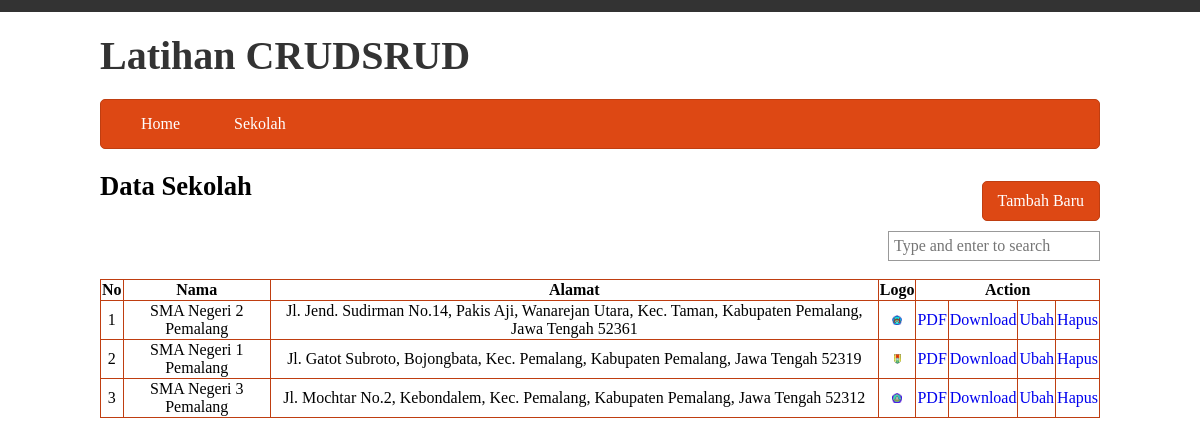
The page /index.php?p=sekolah on the database its author committed.
### tables this page shows
CREATE TABLE `sekolah` (
  `id` int(11) NOT NULL,
  `nama` varchar(255) NOT NULL,
  `alamat` text NOT NULL,
  `logo` varchar(255) NOT NULL
);

### conf.php (called while the page is built, shortened)
<?php
function get($val){
	return isset($_GET[$val])?htmlspecialchars($_GET[$val]):null;
	}
function inc($val){
	include file_exists($val.'.php')?$val.'.php':'nofile.php';
	}
?>

### library.php (called while the page is built, shortened)
<?php
class Library
{
    public function __construct()
    {
        $host = "localhost";
        $dbname = "crud_pdo";
        $username = "root";
        $password = "";
        $this->koneksi = new PDO("mysql:host={$host};dbname={$dbname}", $username, $password);
    }
    public function show()
    {
        $query = $this->koneksi->prepare("SELECT * FROM sekolah");
        $query->execute();
        $data = $query->fetchAll();
        return $data;
    }
}
?>

### tampilan/sekolah/all.php (the view, shortened to what this page needs)
<?php
	$lib = new Library();
	$data = $lib->show();
?>
<a class="btn pull-right" href="index.php?p=sekolah&m=add">Tambah Baru</a>
<h2>Data Sekolah</h2>
<div style="clear:both;width:200px;margin-right:12px;"
class="pull-right">
	<form action="index.php?p=sekolah&m=search">
		<input autocomplete="off" type="text" name="q" placeHolder="Type and enter to search" value="<?php echo (get("q"));?>">
	</form>
</div>
<div style="clear:both">&nbsp;
</div>
<table class="data">
	<thead>
	<tr>
		<th>No</th>
		<th>Nama</th>
		<th>Alamat</th>
		<th>Logo</th>
		<th colspan="4">Action</th>
	</tr>
	</thead>
	<tbody>
	<?php
	$i = 1;
	foreach ($data as $key) {
	?>
	<tr>
		<td>
		<?php echo $i;?></td>
		<td><?php echo $key['nama'];?></td>
		<td><?php echo $key['alamat'];?></td>
		<td><img class="img-mini" src="assets/foto/<?php echo $key['logo'];?>"></td>
		<td><a target="_blank" href="proses/sekolah/pdf.php?id=<?php echo $key['id'];?>">PDF</a></td>
		<td><a href="proses/sekolah/download.php?id=<?php echo $key['id'];?>">Download</a></td>
		<td><a href="index.php?p=sekolah&m=edit&id=<?php echo $key['id'];?>">Ubah</a></td>
		<td><a onclick="return confirm('Hapus Data<?php echo $key['nama'];?>')" <a href="proses/sekolah/hapus.php?id=<?php echo
		$key['id'];?>">Hapus</a>
		</td>
	</tr>
	<?php
	$i++; }
	?>
	</tbody>
</table>

### index.php (shortened to what this page needs)
<?php
	include 'library.php';
	include 'conf.php';
?>
<!DOCTYPE html>
<html>
<head>
	<link rel="stylesheet" type="text/css"
	href="assets/css/css.css">
</head>
<body>
	<div class="top-gray"></div>
	<div class="header">
		<div class="big-logo">Latihan CRUDSRUD</div>
		<?php include 'menu.php';?>
	</div>
	<div class="content"><div class="container">
	<?php
	if(!is_null(get('p'))){
	switch (get('p')) {
		case 'sekolah':
			switch (get('m')) {
			default:
				inc('tampilan/sekolah/all');
				break;
			}
			break;
			}
			}else{ inc('home'); } ?>
		</div></div>
</body>
</html>

### menu.php
<div class="menu">
<ul>
	<li><a href="index.php?p=home">Home</a></li>
	<li><a href="index.php?p=sekolah">Sekolah</a></li>
</ul>
</div>

### assets/css/css.css (style rules this page uses)
* { outline: none; }
body { margin: 0; font-family: Candara; }
a { text-decoration: none; }
h2 { font-size: 20pt; }
.top-gray { width:100%; height: 12px; background:#333; }
.header { width:1000px; margin: 0 auto; }
.menu { background: #dd4814; border:1px solid #bf3e11; border-radius: 5px; }
.menu ul { margin: 0 15px; padding: 0; }
.menu ul li { list-style: none; display: inline-block; padding: 15px 25px; }
.menu ul li a { color: #fff; }
.big-logo { font-size: 30pt; color:#333; padding: 20px 0; font-weight: bold; }
.content { width:1000px; margin: 0 auto; }
button,.btn { background: #dd4814; border:1px solid #bf3e11; border-radius: 5px; padding: 10px 15px; color:white; display: inline-block; margin: 10px 0; font-family: Candara; font-size: 12pt; }
.pull-right { float: right; }
.img-mini { max-width: 10px; max-height: 10px; }
table { width: 100%; }
table.data,table.data tr th,table.data tr td { border-collapse: collapse; border: 1px solid #bf3e11; }
table.data tr td { text-align: center; }
input { font-size: 12pt; font-family: Candara; padding: 5px; width: 100%; border:1px solid #999; }

### rows shown on the page
sekolah: nama "SMA Negeri 2 Pemalang", alamat "Jl. Jend. Sudirman No.14, Pakis Aji, Wanarejan Utara, Kec. Taman, Kabupaten Pemalang, Jawa Tengah 52361", logo (picture)
sekolah: nama "SMA Negeri 1 Pemalang", alamat "Jl. Gatot Subroto, Bojongbata, Kec. Pemalang, Kabupaten Pemalang, Jawa Tengah 52319", logo (picture)
sekolah: nama "SMA Negeri 3 Pemalang", alamat "Jl. Mochtar No.2, Kebondalem, Kec. Pemalang, Kabupaten Pemalang, Jawa Tengah 52312", logo (picture)
